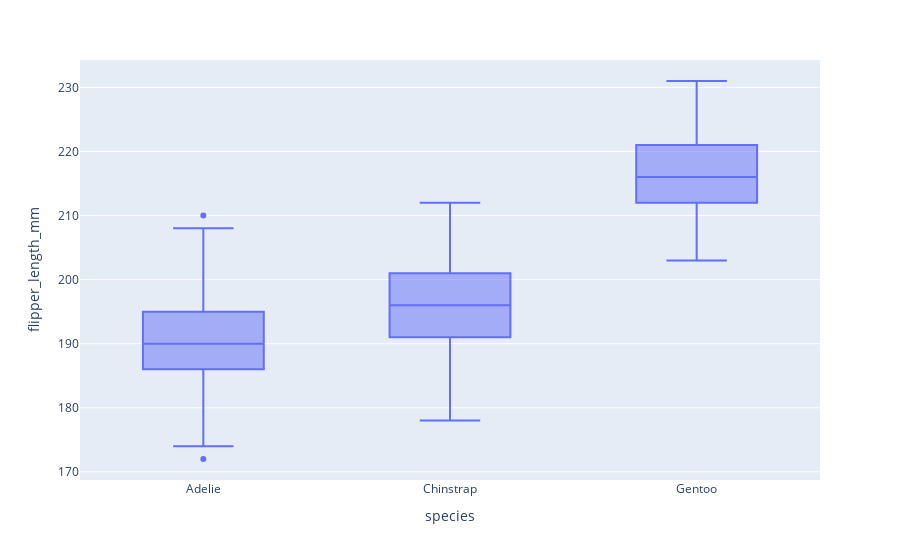

The code cell stored with this chart in its notebook:
### Code cell
#import plotly.express as px
#df = px.data.tips()
#fig = px.box(df, x="time", y="total_bill")
fig = px.box(pingees, x="species", y="flipper_length_mm")
fig.show()

# Does this help explain things?

### Figure 1 — Plotly figure (JSON) as saved in the notebook; plotly's stock layout.template omitted (floating-point values rounded to 4 significant figures; data arrays with more than 128 entries replaced by an {"elided": "..."} marker saying what was removed)
{"data": [{"alignmentgroup": "True", "hovertemplate": "species=%{x}<br>flipper_length_mm=%{y}<extra></extra>", "legendgroup": "", "marker": {"color": "#636efa"}, "name": "", "notched": false, "offsetgroup": "", "orientation": "v", "showlegend": false, "type": "box", "x": {"elided": "344 str values"}, "x0": " ", "xaxis": "x", "y": {"elided": "344 int values"}, "y0": " ", "yaxis": "y"}], "layout": {"boxmode": "group", "legend": {"tracegroupgap": 0}, "margin": {"t": 60}, "xaxis": {"anchor": "y", "domain": [0, 1], "title": {"text": "species"}}, "yaxis": {"anchor": "x", "domain": [0, 1], "title": {"text": "flipper_length_mm"}}}}
